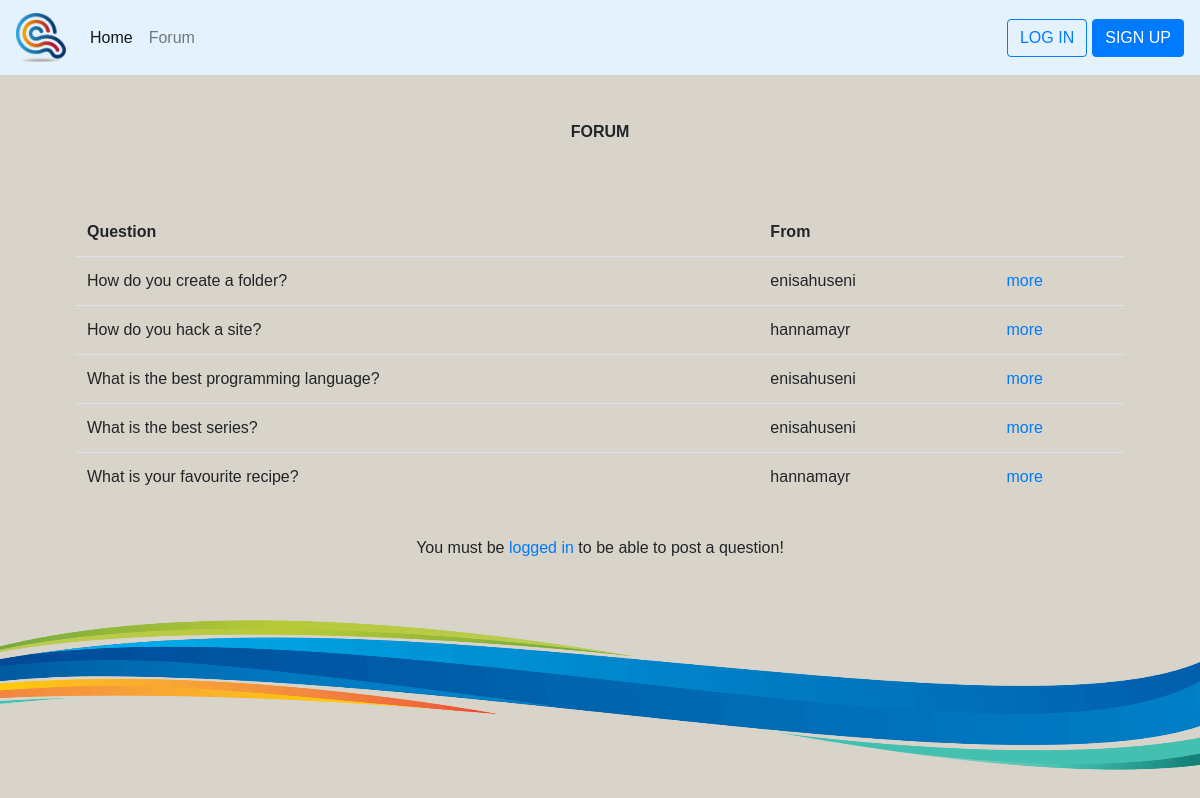
/forum.php, run on the app's committed database.
### tables this page shows
CREATE TABLE `questions` (
  `qid` int(15) NOT NULL,
  `username` varchar(20) NOT NULL,
  `question` text NOT NULL
);

### forum.php (the view, shortened to what this page needs)
<!DOCTYPE html>
<html lang="en">
  <head>
    <link rel="stylesheet" type="text/css" href="cssfile.css">
    <link rel="stylesheet" href="https://cdn.jsdelivr.net/npm/bootstrap@4.6.0/dist/css/bootstrap.min.css"
>
</head>
<body>
<?php
    include_once 'navifooter/navi.php';
    include_once 'dbconnection.php';
     $sql = "SELECT * FROM questions";
     $result = $conn->query($sql);
    ?>
<div class="contentt">
<p style="text-align: center;"> <strong> FORUM </strong> </p>
 <br>  <br>
<div class="container">
                                <table class="table" style="margin: auto; border-top:none;" >
                                  <thead>
                                    <tr>
                                      <th scope="col"  style="border:none;">Question</th>
                                      <th scope="col"  style="border:none;">From</th>
                                    </tr>
                                  </thead>
                                  <tbody>
    <?php
        if($result->num_rows > 0) {
            while ($row = $result-> fetch_assoc()){
                echo " <tr>
                    <td>" .$row["question"]."</td>
                    <td>" .$row["username"]."</td>
                    <td> <a href='select_question.php?qid=".$row["qid"]."'> more </a> </td>
                </tr>";
            }
        }
        else {
            echo "No Results";
        }
        ?>
  </tbody>
    </table>
</div>
    </div>
<div class = "contentt" style="text-align: center; margin-top: -25px;">
    <?php
        if (isset($_SESSION["username"])){
               echo "<a href = 'question.php'> <button class='btn btn-primary btn-block' name='submit'> Add a question! </button> </a>";
        }
        else {
            echo "<p>You must be <a href = 'login.php'>logged in</a> to be able to post a question!</p>";
        }
    ?>
    </div>
</body>
  <footer>
    <?php include_once 'navifooter/footer.php';?>
  </footer>
</html>

### navifooter/navi.php (shortened to what this page needs)
<nav class="navbar navbar-expand-lg navbar-light fixed-top" style="background-color: #e3f2fd;">
  <a class="navbar-brand" href="index.php"><img src="navifooter/q.png" href="index.php" alt="Logo" id="navbarlogo" style=" width: 50px; height: auto"> </a>
  <div class="collapse navbar-collapse" id="navbarText">
    <ul class="navbar-nav mr-auto">
      <li class="nav-item active">
        <a class="nav-link" href="index.php">Home <span class="sr-only">(current)</span></a>
      </li>
      <li class="nav-item">
      <a class="nav-link" href="forum.php">Forum</a>
      </li>
    </ul>
    <span class="navbar-text">
<?php
      echo "<div id='signuplogin'>";
      if (isset($_SESSION["username"])) {
          echo " <a href='settings.php'><button type='button' class='btn btn-outline-primary'> ACCOUNT </button></a>
                 <a href='signuplogin/logout.inc.php'><button type='button' class='btn btn-outline-primary'>  LOG OUT  </button></a>";
      }
      else {
          echo "<div id='signup'>";
          echo "<a href='login.php'><button class='btn btn-outline-primary'>  LOG IN  </button></a>";
          echo "<a href='signup.php'><button class='btn btn-primary'>  SIGN UP  </button></a>";
          echo "</div>";
      }
  ?>
  </span>
  </div>
</nav>

### navifooter/footer.php (shortened to what this page needs)
<div id=footer>
</div>

### cssfile.css (style rules this page uses)
* { font-family: sans-serif; text-decoration: none; list-style: none; margin: 0px; padding: 0px; }
body { background: rgb(216, 212, 201) !important; }
#signuplogin a { margin-left: 5px; }
.contentt { font-family: 'Trebuchet MS', 'Lucida Sans Unicode', 'Lucida Grande', 'Lucida Sans' Arial, sans-serif; margin: 5%; margin-top: 120px; }
#footer { height: 150px; width: 100%; background-image: url("navifooter/border.png") ; background-size: 100% 100%; background-repeat: no-repeat; position: relative; padding-bottom:0; }

### data on the page
questions: question "How do you create a folder?", username "enisahuseni"
questions: question "How do you hack a site?", username "hannamayr"
questions: question "What is the best programming language?", username "enisahuseni"
questions: question "What is the best series?", username "enisahuseni"
questions: question "What is your favourite recipe?", username "hannamayr"
